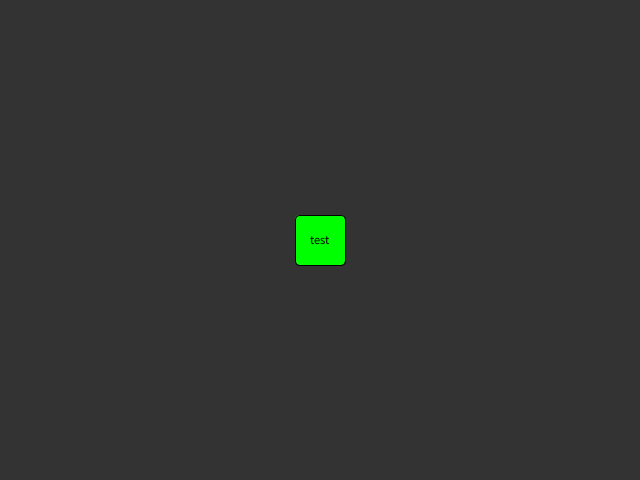
Frame 1 (no input)
Frame 60 (the mouse pressed at the canvas centre just before this capture): identical to frame 1, image omitted
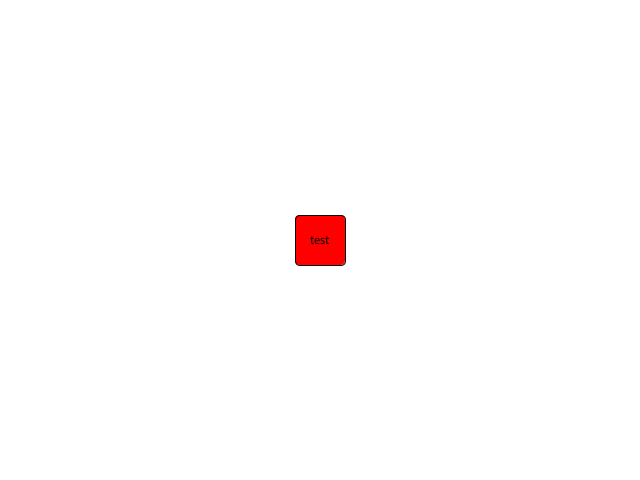
Frame 120 (the mouse held since frame 60 and released just before this capture)

The Processing sketch that drew these frames (run headless with seeded random() and noise(); from frame 60 on, the mouse is pressed at the canvas centre):

// Processing sketch: checkbox_class
// ── checkbox_class.pde
checkbox test;
void setup()
{
  size(640, 480);
  test = new checkbox(width/2, height/2, 50, "test");
}

void draw()
{
  background(51);
  if(test.checked)
  {
   background(255); 
  }
  test.run();
}

// ── check_box.pde
class checkbox
{

  PVector pos;
  float size;
  String text;
  boolean checked;
  boolean pressed;

  checkbox(float x, float y, float d, String t)
  {
    pos = new PVector(x, y);
    size = d;
    text = t;
  }

  void run()
  {
    show();
    press();
  }

  void show()
  {
    rectMode(CENTER);
    textAlign(CENTER, CENTER);
    textSize(size/4);

    if (checked)
    {
      fill(255, 0, 0);
    } else
      fill(0, 255, 0);
    rect(pos.x, pos.y, size, size, size/10);
    fill(0);
    text(text, pos.x, pos.y);
  }

  void press()
  {
    if (dist(mouseX, mouseY, pos.x, pos.y) < size/2 && mousePressed && !pressed)
    {
      checked = !checked;
      pressed = true;
    }
    if (!mousePressed)
    {
      pressed = false;
    }
  }
}
